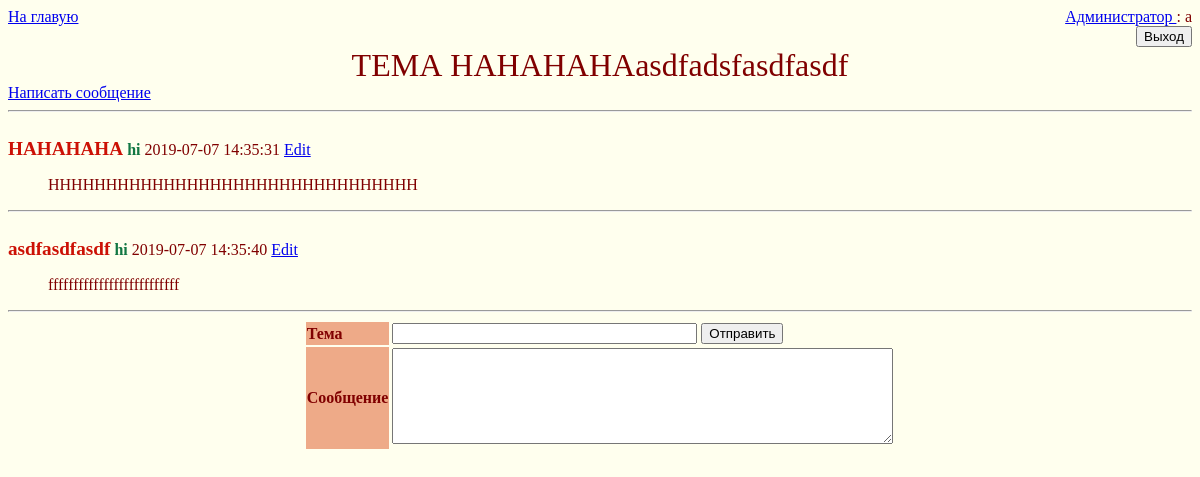
/thread/52 (signed in), run on the app's committed database.
### tables this page shows
CREATE TABLE thread (id integer PRIMARY KEY AUTOINCREMENT, author varchar (30) REFERENCES user (login), date datetime, title VARCHAR (100));

CREATE TABLE messages (id INTEGER PRIMARY KEY AUTOINCREMENT, thread_id INTEGER REFERENCES thread (id), title VARCHAR (100), content TEXT, date DATETIME, author VARCHAR (30) REFERENCES users (login));

### view.py (the view)
@app.route('/thread/<int:thread_id>')
def thread(thread_id):
    if 'user' not in session:
        return redirect(url_for('login'), code=303)
    db          = sqlite3.connect(DB)
    cur         = db.cursor()
    editable    = False
    t1          = datetime.utcnow()
    thread      = cur.execute('SELECT title FROM thread WHERE id=?', [thread_id]).fetchone()
    if thread == None:
        return redirect(url_for('login'), code=303)
    comments    = cur.execute('SELECT * FROM messages WHERE thread_id=?', [thread_id]).fetchall()
    user        = session['user']
    perm        = cur.execute('SELECT perm FROM users WHERE login=?', [user]).fetchone()
    permission  = perm[0] == "Администратор"
    comment     = []
    for t in comments:
        r           = Thread()
        r.id        = t[0]
        r.thread_id = t[1]
        r.title     = t[2]
        r.content   = t[3]
        r.date      = datetime.strptime(t[4], "%Y-%m-%d %H:%M:%S")
        r.author    = t[5]
        difference  = t1 - r.date
        r.editable  = (difference.total_seconds() < 1800 and r.author == user) or permission
        comment.append(r)
    return render_template('thread.html', perm=permission, user=user, thread=thread[0], comments=comment, thread_id=thread_id)

### templates/thread.html
{% extends 'base.html' %}
{% block content %}
<div class="logo">ТЕМА {{ thread }}</div>
<a href="#postform"> Написать сообщение</a>
<hr />
{% for t in comments %}
<div>
    <br>
    <label>
        <span class="filetitle">{{ t.title }}</span>
        <span class="postername">{{ t.author }}</span>
        {{ t.date }}
    </label>
    {% if t.editable %}
        <a name="meh" value="message" href="/edit/{{ t.id }}">Edit</a>
    {% endif %}
    <blockquote>
        {{ t.content }}
    </blockquote>
<hr />
</div>
{% endfor %}
    <div class="postarea">
        <form id="postform" action="/thread/{{ thread_id }}/do_comment" method="post">
            <table width="1%">
                <tbody>
                    <tr>
                        <td class="postblock">Тема</td>
                        <td>
                            <input type="text" name='title' size="35" />
                            <input type="submit" value="Отправить" />
                        </td>
                    </tr>
                    <tr>
                        <td class="postblock">Сообщение</td>
                        <td>
                            <textarea cols="60" name='content' rows="6"></textarea>
                        </td>
                    </tr>
                </tbody>
            </table>
        </form>
    </div>
{% endblock %}

### static/css/global.css (style rules this page uses)
body { margin: 0; padding: 8px; margin-bottom: auto; }
form { margin-bottom: 0px }
.postarea { text-align: center }
.postarea table { margin: 0px auto; text-align: left }

### static/css/theme.css (style rules this page uses)
html, body { background:#FFFFEE; color:#800000; }
a { color:#0000EE; }
.logo { clear:both; text-align:center; font-size:2em; color:#800000; width:100%; }
.postblock { background:#EEAA88; color:#800000; font-weight:800; }
.filetitle { background:inherit; font-size:1.2em; color:#CC1105; font-weight:800; }
.postername { color:#117743; font-weight:bold; }

### data on the page
thread: title "HAHAHAHAasdfadsfasdfasdf"
messages: title "HAHAHAHA", author "hi", date "2019-07-07 14:35:31", content "HHHHHHHHHHHHHHHHHHHHHHHHHHHHHHHH"
messages: title "asdfasdfasdf", author "hi", date "2019-07-07 14:35:40", content "ffffffffffffffffffffffffff"

### other printed values
{{ user }} "a"
